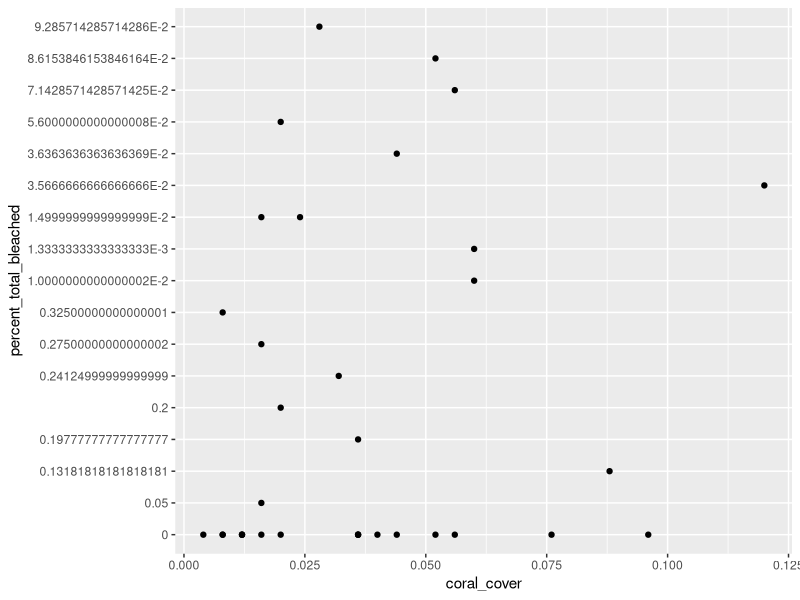
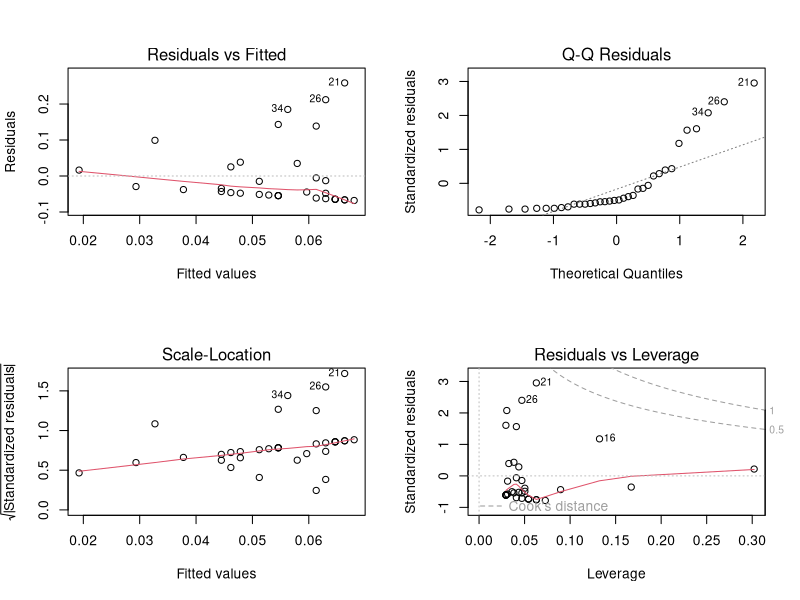
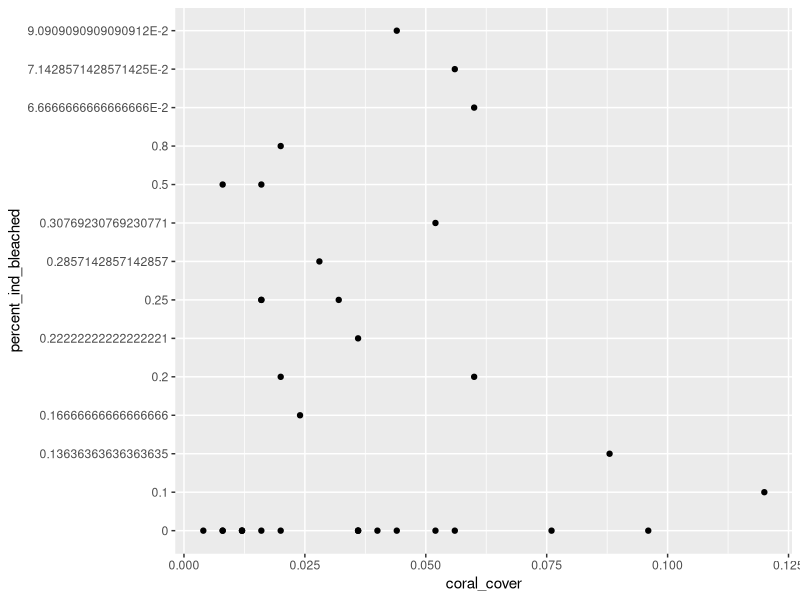
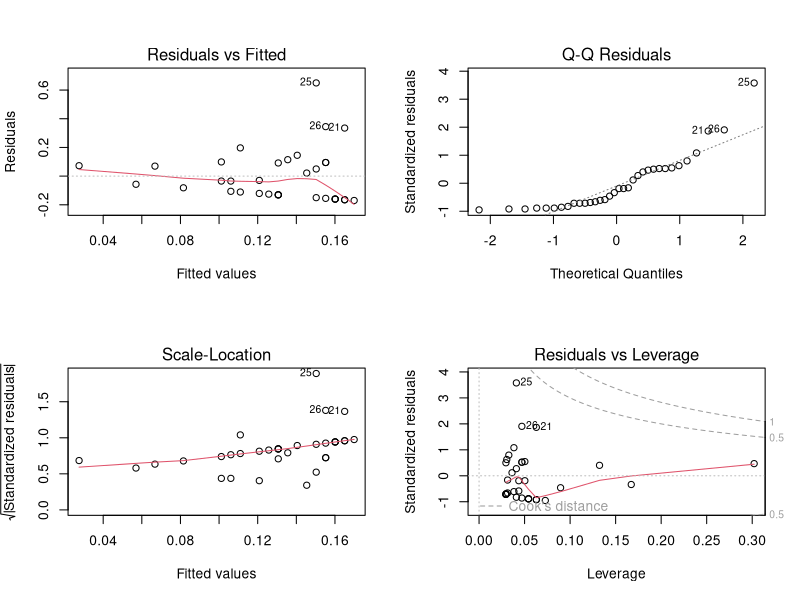

Source code (R) for these figures, in order:
## ---- chunk 1
knitr::opts_chunk$set(echo = TRUE)
## ---- chunk 2

library(tidyverse)
library(readxl)
library(dplyr)
library(ggplot2)
library(vegan) #for species diversity calculations

## ---- chunk 3

coral <- read_excel("2018_bisc_coral_cover.xlsx")
fish <- read_excel("2018_bisc_RVC_Fish_condensed.xlsx")
gps_coord <- read_excel("bisc _rvc_2018 _sites .xlsx")

## ---- chunk 4

coral <- read_excel("2018_bisc_coral_cover.xlsx")

coral_cover_bleach <- coral %>%
  select(coral_cover, percent_total_bleached) %>%
  filter(coral_cover != 0)

ggplot(coral_cover_bleach, aes(x=coral_cover, y= percent_total_bleached)) +
  geom_point()

coral_cover_bleach_lm <- lm(percent_total_bleached ~ coral_cover, data = coral_cover_bleach)
coral_cover_bleach_lm

#summary of model
summary(coral_cover_bleach_lm)

#data diagnostics
par(mfrow = c(2,2))
plot(coral_cover_bleach_lm)
# qqplot is a little off but not terribly
# resifuals fit is skewed to the right and I'm not quite sure what that means, if it means anything

#had to make percent total bleached into its own vector cause r was freaking out. go figure
percent_total_b <- as.numeric(coral_cover_bleach$percent_total_bleached)

#correlation: person's r
correlation_cover_bleach <- cor.test(coral_cover_bleach$coral_cover, percent_total_b)
correlation_cover_bleach
# not significant. p-value = 0.4654

## ---- chunk 5


coral_number_bleach <- coral %>%
  select(coral_cover, percent_ind_bleached) %>%
  filter(coral_cover != 0)

ggplot(coral_number_bleach, aes(x=coral_cover, y= percent_ind_bleached)) +
  geom_point()

coral_number_bleach_lm <- lm(percent_ind_bleached ~ coral_cover, data = coral_number_bleach)
coral_number_bleach_lm

#summary of model
summary(coral_number_bleach_lm)

#data diagnostics
par(mfrow = c(2,2))
plot(coral_number_bleach_lm)
# qqplot is a little off but not terribly
# resifuals fit is skewed to the right and I'm not quite sure what that means, if it means anything

#had to make percent total bleached into its own vector cause r was freaking out. go figure
percent_ind_b_vec <- as.numeric(coral_number_bleach$percent_ind_bleached)

#correlation: person's r
correlation_number_bleach <- cor.test(coral_number_bleach$coral_cover, percent_ind_b_vec)
correlation_number_bleach
# not significant. p-value = 0.3009
